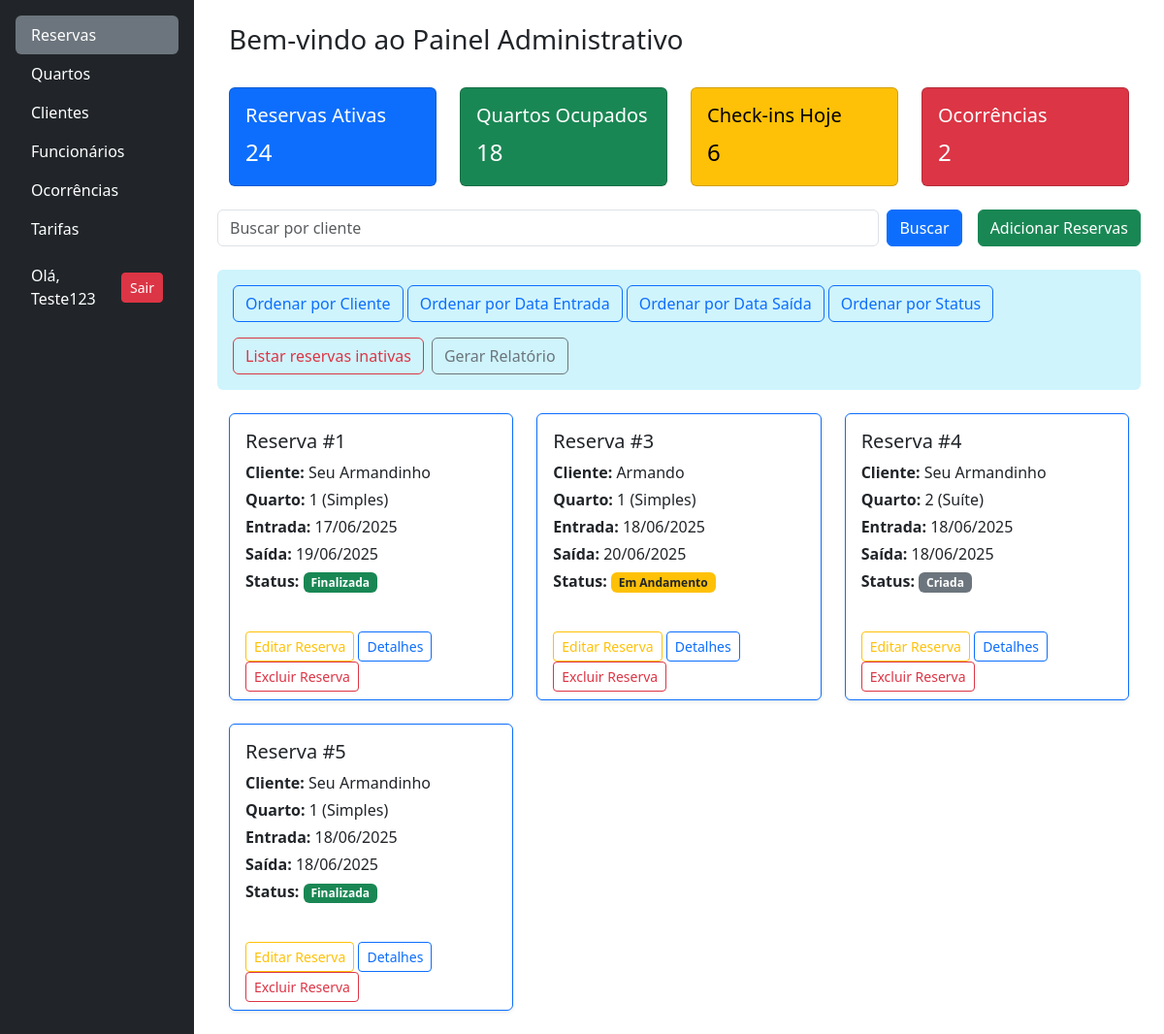
The app's page / (signed in) with its own data.
### reservas/models.py (models this page shows, shortened)
class Reserva(models.Model):
    data_entrada = models.DateField()
    data_saida = models.DateField()
    cliente = models.ForeignKey(Cliente, on_delete=models.RESTRICT)
    funcionario = models.ForeignKey(User, on_delete=models.RESTRICT)
    quarto = models.ForeignKey(Quarto, on_delete=models.RESTRICT)
    criada_em = models.DateTimeField(auto_now_add=True)
    status = models.CharField(
        max_length=20,
        choices=STATUS_RESERVA_CHOICES,
        default='criada',
    )
    ativa = models.BooleanField(default=True)

### clientes/models.py (models this page shows, shortened)
class Cliente(models.Model):
    nome = models.CharField(max_length=50, blank=False)
    email = models.EmailField(max_length=254, blank=False)
    telefone = models.CharField(max_length=11, blank=False)
    cpf = models.CharField(max_length=11, unique=True, blank=False)
    endereco = models.CharField(
        max_length=50, blank=False, verbose_name="Endereço")
    cep = models.CharField(max_length=8, blank=False)
    ativo = models.BooleanField(default=True)

### quartos/models.py (models this page shows, shortened)
class Quarto(models.Model):
    numero = models.IntegerField(
        unique=True,
        verbose_name="Número do Quarto"
    )
    andar = models.IntegerField(
        verbose_name="Andar do Quarto"
    )
    descricao = models.TextField(
        blank=True,
        null=True,
        verbose_name="Descrição do Quarto"
    )
    status = models.CharField(
        choices=QUARTO_STATUS_CHOICES,
        max_length=25,
        blank=False,
        verbose_name="Status Atual"
    )
    tipo = models.ForeignKey(
        TipoQuarto,
        on_delete=models.RESTRICT,
        verbose_name="Tipo de Quarto"
    )

class TipoQuarto(models.Model):
    nome = models.CharField(max_length=100, unique=True, blank=False)
    descricao = models.TextField(max_length=400, blank=True, null=True)
    capacidade = models.IntegerField(verbose_name="Capacidade", blank=False)

### reservas/views.py (the view)
# urls.py: path("", include('reservas.urls')),
@login_required
def reservas(request):
    query = request.GET.get('busca', '')
    if query:
        reservas = Reserva.objects.filter(
            cliente__nome__icontains=query, ativa=True
        )
    else:
        reservas = Reserva.objects.filter(ativa=True)
    dados = {
        'reservas': reservas,
        'query': query,
        'ativos': True,
    }
    return render(request, 'reservas/index.html', dados)

### reservas/templates/reservas/index.html
{% extends 'base.html' %}
{% block content %}
    {% include 'reservas/partials/_card_info.html' %}
    <div class="d-flex flex-wrap align-items-center gap-3 mb-4">
        <div class="flex-grow-1">
            {% include 'partials/_busca.html' with placeholder_text="Buscar por cliente" %}
        </div>
        <div class="d-flex flex-wrap align-items-center gap-2">
            <a href="{% url 'reservas:cadastrar_reserva' %}" class="btn btn-success">Adicionar Reservas</a>
        </div>
    </div>
    <div class="d-flex flex-wrap gap-3 align-items-center bg-info-subtle text-white p-3 rounded mb-3 justify-content-between">
        <div>
            <a href="{% url 'reservas:ordenar_reserva' 'cliente' %}?busca={{ query }}&ativo={{ ativos }}" class="btn btn-outline-primary">Ordenar por Cliente</a>
            <a href="{% url 'reservas:ordenar_reserva' 'data_entrada' %}?busca={{ query }}&ativo={{ ativos }}" class="btn btn-outline-primary">Ordenar por Data Entrada</a>
            <a href="{% url 'reservas:ordenar_reserva' 'data_saida' %}?busca={{ query }}&ativo={{ ativos }}" class="btn btn-outline-primary">Ordenar por Data Saída</a>
            <a href="{% url 'reservas:ordenar_reserva' 'status' %}?busca={{ query }}&ativo={{ ativos }}" class="btn btn-outline-primary">Ordenar por Status</a>
        </div>
        <div class="d-flex flex-wrap gap-2">
            {% if ativos %}
                <a href="{% url 'reservas:reservas_inativas' %}" class="btn btn-outline-danger">Listar reservas inativas</a>
            {% else %}
                <a href="{% url 'reservas:reservas' %}" class="btn btn-outline-success">Listar reservas ativas</a>
            {% endif %}
            <a href="{% url 'reservas:relatorio_reservas' %}" class="btn btn-outline-secondary">Gerar Relatório</a>
        </div>
    </div>
    {% include 'reservas/partials/_card_reservas.html' with reservas=reservas %}
{% endblock %}

### templates/partials/_menu_itens.html
<ul class="nav nav-pills flex-column mb-auto">
    <li>
        <a href="{% url 'reservas:reservas' %}"
           class="nav-link text-white {% if request.resolver_match.app_name == 'reservas' %}active bg-secondary{% endif %}">
            Reservas
        </a>
    </li>
    <li>
        <a href="{% url 'quartos' %}"
           class="nav-link text-white {% if '/quartos/' in request.path %}active bg-secondary{% endif %}">
            Quartos
        </a>
    </li>
    <li>
        <a href="{% url 'clientes' %}"
           class="nav-link text-white {% if '/clientes/' in request.path %}active bg-secondary{% endif %}">
            Clientes
        </a>
    </li>
    <li>
        <a href="{% url 'funcionarios' %}"
           class="nav-link text-white {% if '/funcionarios/' in request.path %}active bg-secondary{% endif %}">
            Funcionários
        </a>
    </li>
    <li>
        <a href="#" class="nav-link text-white {% if request.resolver_match.url_name == 'ocorrencias' %}active bg-secondary{% endif %}">
            Ocorrências
        </a>
    </li>
    <li>
        <a href="#" class="nav-link text-white {% if request.resolver_match.url_name == 'tarifas' %}active bg-secondary{% endif %}">
            Tarifas
        </a>
    </li>
     {% if user.is_authenticated %}
        <li class="mt-3">
            <div class="d-flex align-items-center gap-2 px-3 text-white">
                <span>Olá, {{ user.username }}</span>
                <a href="{% url 'logout' %}" class="btn btn-danger btn-sm ms-auto">Sair</a>
                </div>
        </li>
    {% endif %}
</ul>

### reservas/templates/reservas/partials/_card_reservas.html
<div class="container mt-4">
  {% if reservas %}
    <div class="row row-cols-1 row-cols-md-2 row-cols-lg-3 g-4">
      {% for reserva in reservas %}
        <div class="col">
          <div class="card h-100 border-primary shadow-sm">
            <div class="card-body">
              <h5 class="card-title">Reserva #{{ reserva.pk }}</h5>
              <p class="mb-1"><strong>Cliente:</strong> {{ reserva.cliente.nome }}</p>
              <p class="mb-1"><strong>Quarto:</strong> {{ reserva.quarto.numero }} ({{ reserva.quarto.tipo.nome }})</p>
              <p class="mb-1"><strong>Entrada:</strong> {{ reserva.data_entrada|date:"d/m/Y" }}</p>
              <p class="mb-1"><strong>Saída:</strong> {{ reserva.data_saida|date:"d/m/Y" }}</p>
              <p>
                <strong>Status:</strong>
                <span class="badge
                  {% if reserva.status == 'criada' %}bg-secondary
                  {% elif reserva.status == 'em_andamento' %}bg-warning text-dark
                  {% elif reserva.status == 'finalizada' %}bg-success
                  {% elif reserva.status == 'cancelada' %}bg-danger
                  {% else %}bg-dark
                  {% endif %}
                ">
                  {{ reserva.get_status_display }}
                </span>
              </p>
            </div>
            <div class="card-footer bg-transparent border-0">
              <a href="{% url 'reservas:editar_reserva' reserva.id %}" class="btn btn-outline-warning btn-sm">Editar Reserva</a>
              <a href="#" class="btn btn-outline-primary btn-sm">
                Detalhes
              </a>
              {% if reserva.ativa %}
                <a href="{% url 'reservas:excluir_reserva' reserva.id %}" class="btn btn-outline-danger btn-sm">Excluir Reserva</a>
              {% else %}
                <a href="{% url 'reservas:ativar_reserva' reserva.id %}" class="btn btn-outline-secondary btn-sm">Ativar Reserva</a>
              {% endif %}
            </div>
          </div>
        </div>
      {% endfor %}
    </div>
  {% else %}
    <div class="alert alert-info text-center">
      Nenhuma reserva encontrada.
    </div>
  {% endif %}
</div>

### templates/base.html (style rules this page uses)
html, body { height: 100%; margin: 0; }

### records on screen
Reserva: pk "1", cliente.nome "Seu Armandinho", quarto.numero "1", quarto.tipo.nome "Simples", data_entrada "17/06/2025", data_saida "19/06/2025", status "Finalizada", ativa "Excluir Reserva"
Reserva: pk "3", cliente.nome "Armando", quarto.numero "1", quarto.tipo.nome "Simples", data_entrada "18/06/2025", data_saida "20/06/2025", status "Em Andamento", ativa "Excluir Reserva"
Reserva: pk "4", cliente.nome "Seu Armandinho", quarto.numero "2", quarto.tipo.nome "Suíte", data_entrada "18/06/2025", data_saida "18/06/2025", status "Criada", ativa "Excluir Reserva"
Reserva: pk "5", cliente.nome "Seu Armandinho", quarto.numero "1", quarto.tipo.nome "Simples", data_entrada "18/06/2025", data_saida "18/06/2025", status "Finalizada", ativa "Excluir Reserva"

### other values on screen
{{ user.username }} "Teste123"
